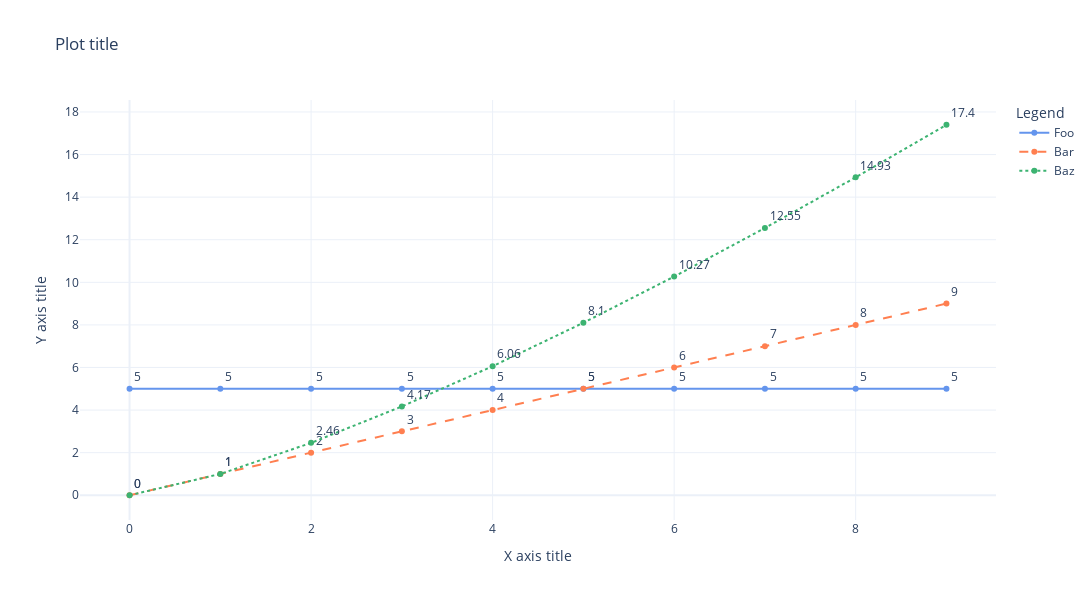

The cell this chart's notebook holds for it:
### Code cell
# Line chart with multiple traces

d_plot = d_plot
fig = go.Figure()
fig.add_trace(
    go.Scatter(
        x=d_plot.x,
        y=d_plot.foo,
        name="Foo",
        mode="lines+markers+text",
        text=d_plot.foo,
        textposition="top right",
        line=dict(color="cornflowerblue", width=2, dash="solid"),
    )
)
fig.add_trace(
    go.Scatter(
        x=d_plot.x,
        y=d_plot.bar,
        name="Bar",
        mode="lines+markers+text",
        text=d_plot.bar,
        textposition="top right",
        line=dict(color="coral", width=2, dash="dash"),
    )
)
fig.add_trace(
    go.Scatter(
        x=d_plot.x,
        y=d_plot.baz,
        name="Baz",
        mode="lines+markers+text",
        text=d_plot.baz,
        textposition="top right",
        line=dict(color="mediumseagreen", width=2, dash="dot"),
    )
)
fig.update_traces(hovertemplate="x: %{x:0.3f}" + "<br>y: %{y:0.3f}")
fig.update_layout(
    template="plotly_white",
    width=1200,
    height=600,
    title="Plot title",
    legend_title="Legend",
    showlegend=True,
)
fig.update_xaxes(title="X axis title", range=None, dtick=None)
fig.update_yaxes(title="Y axis title", range=None, dtick=None)
fig.show()

### Figure 1 — Plotly figure (JSON) as saved in the notebook; plotly's stock layout.template omitted (floating-point values rounded to 4 significant figures)
{"data": [{"hovertemplate": "x: %{x:0.3f}<br>y: %{y:0.3f}", "line": {"color": "cornflowerblue", "dash": "solid", "width": 2}, "mode": "lines+markers+text", "name": "Foo", "text": [5, 5, 5, 5, 5, 5, 5, 5, 5, 5], "textposition": "top right", "type": "scatter", "x": [0, 1, 2, 3, 4, 5, 6, 7, 8, 9], "y": [5, 5, 5, 5, 5, 5, 5, 5, 5, 5]}, {"hovertemplate": "x: %{x:0.3f}<br>y: %{y:0.3f}", "line": {"color": "coral", "dash": "dash", "width": 2}, "mode": "lines+markers+text", "name": "Bar", "text": [0, 1, 2, 3, 4, 5, 6, 7, 8, 9], "textposition": "top right", "type": "scatter", "x": [0, 1, 2, 3, 4, 5, 6, 7, 8, 9], "y": [0, 1, 2, 3, 4, 5, 6, 7, 8, 9]}, {"hovertemplate": "x: %{x:0.3f}<br>y: %{y:0.3f}", "line": {"color": "mediumseagreen", "dash": "dot", "width": 2}, "mode": "lines+markers+text", "name": "Baz", "text": [0, 1, 2.46, 4.17, 6.06, 8.1, 10.27, 12.55, 14.93, 17.4], "textposition": "top right", "type": "scatter", "x": [0, 1, 2, 3, 4, 5, 6, 7, 8, 9], "y": [0, 1, 2.46, 4.17, 6.06, 8.1, 10.27, 12.55, 14.93, 17.4]}], "layout": {"height": 600, "legend": {"title": {"text": "Legend"}}, "showlegend": true, "title": {"text": "Plot title"}, "width": 1200, "xaxis": {"title": {"text": "X axis title"}}, "yaxis": {"title": {"text": "Y axis title"}}}}
